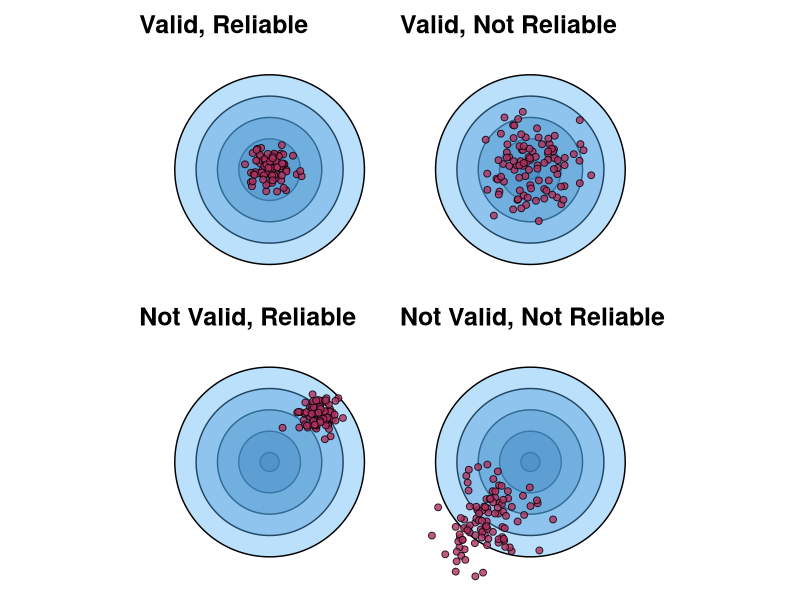
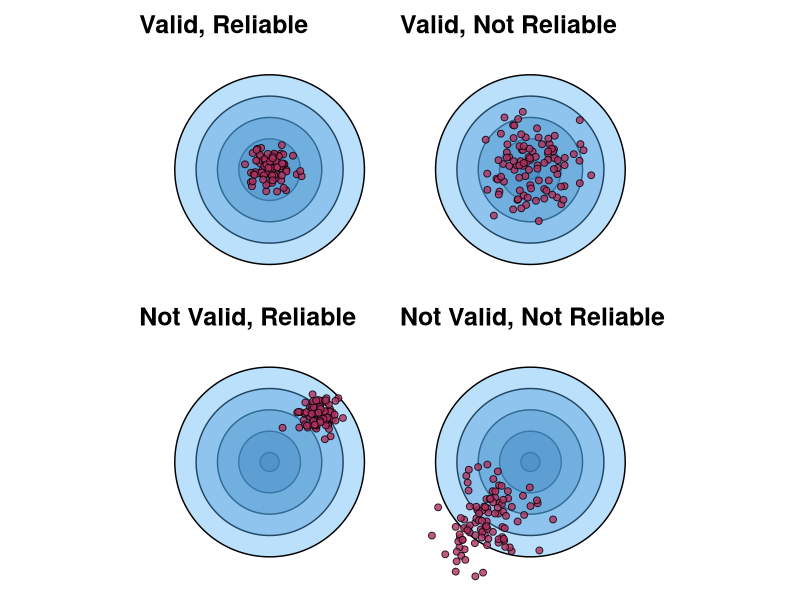

Here is the R script that generated these plots, in order:



library(tidyverse)
library(ggforce)
library(ggtext)
library(patchwork)
library(here)

N <- 1e2

circles <- data.frame(
  x0 = rep(0, 5),
  y0 = rep(0, 5),
  r = seq(0.1, 1, length.out = 5)
)

data.av <- tibble(x = rnorm(N, 0, 0.1),
                  y = rnorm(N, 0, 0.1),
                  group = "Valid, Reliable") 

data.anv <- tibble(x = rnorm(N, 0.5, 0.1),
                  y = rnorm(N, 0.5, 0.1),
                  group = "Not Valid, Reliable") 

data.nav <- tibble(x = rnorm(N, 0, 0.25),
                   y = rnorm(N, 0, 0.25),
                   group = "Valid, Not Reliable") 

data.nanv <- tibble(x = rnorm(N, -0.5, 0.25),
                   y = rnorm(N, -0.6, 0.25),
                   group = "Not Valid, Not Reliable") 



plot.av <- ggplot() +
  geom_circle(data = circles, aes(x0 = x0, y0 = y0, r = r, fill = r), alpha = 0.4, show.legend = FALSE) +
  geom_point(data = data.av, aes(x = x, y = y), fill = "maroon", alpha = .8, size = 2, pch = 21) +
  coord_fixed() +
  theme_void() +
  theme(title = element_markdown(size = 15, face = "bold")) +
  scale_x_continuous(limits = c(-1.25, 1.25)) +
  scale_y_continuous(limits = c(-1.25, 1.25)) +
  labs(title = "Valid, Reliable")


plot.anv <- ggplot() +
  geom_circle(data = circles, aes(x0 = x0, y0 = y0, r = r, fill = r), alpha = 0.4, show.legend = FALSE) +
  geom_point(data = data.anv, aes(x = x, y = y), fill = "maroon", alpha = .8, size = 2, pch = 21) +
  coord_fixed() +
  theme_void() +
  theme(title = element_markdown(size = 15, face = "bold")) +
  scale_x_continuous(limits = c(-1.25, 1.25)) +
  scale_y_continuous(limits = c(-1.25, 1.25)) +
  labs(title = "Not Valid, Reliable")

plot.nav <- ggplot() +
  geom_circle(data = circles, aes(x0 = x0, y0 = y0, r = r, fill = r), alpha = 0.4, show.legend = FALSE) +
  geom_point(data = data.nav, aes(x = x, y = y), fill = "maroon", alpha = .8, size = 2, pch = 21) +
  coord_fixed() +
  theme_void() +
  theme(title = element_markdown(size = 15, face = "bold")) +
  scale_x_continuous(limits = c(-1.25, 1.25)) +
  scale_y_continuous(limits = c(-1.25, 1.25)) +
  labs(title = "Valid, Not Reliable")


plot.nanv <- ggplot() +
  geom_circle(data = circles, aes(x0 = x0, y0 = y0, r = r, fill = r), alpha = 0.4, show.legend = FALSE) +
  geom_point(data = data.nanv, aes(x = x, y = y), fill = "maroon", alpha = .8, size = 2, pch = 21) +
  coord_fixed() +
  theme_void() +
  theme(title = element_markdown(size = 15, face = "bold")) +
  scale_x_continuous(limits = c(-1.25, 1.25)) +
  scale_y_continuous(limits = c(-1.25, 1.25)) +
  labs(title = "Not Valid, Not Reliable")



plot.com <- wrap_plots(plot.av, plot.nav, plot.anv, plot.nanv)

plot.com

ggsave(here("accuracy-and-validity.png"), dpi = 400)
